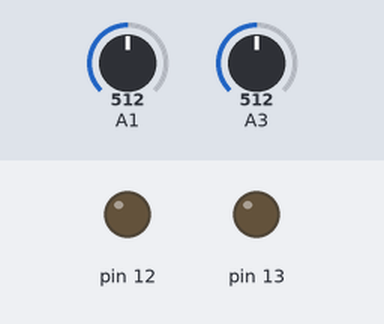
Recording of a sketch running on a simulated Arduino Uno, built with avr-gcc and run on an emulated ATmega328P. On the bench: output pins drawn as LEDs (lit = HIGH). The inputs (shaded band) are chosen by the test bench; at power-on: A1 = 512, A3 = 512. What the sketch prints to the serial monitor is not drawn.

Above: at 1.2 s.
1.3 s: A1 set to 546
3.0 s: A1 set to 569
At 4.4 s:
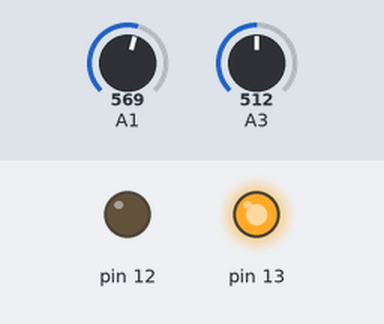
4.7 s: A3 set to 554
6.3 s: A3 set to 578
At 7.0 s:
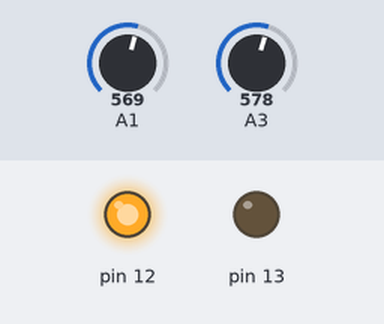
Timing chart, 0 to 8.9 s (numbered marks = the images above; inputs shaded):
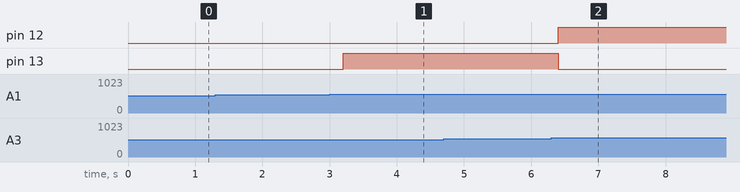

The sketch:

MyoArmWrestling.ino
```cpp
#include <TimerOne.h> // подключаем библиотеку TimerOne для задействования функций Таймера1
/* предварительно данную библиотеку надо установить, для чего скачиваем ее
на странице http://www.bitronicslab.com/guide/ , распаковываем архив и помещаем папку TimerOne
внутрь папки libraries, находящейся тут: "Мои документы/Arduino/libraries"
Подробнее о TimerOne см. тут: http://robocraft.ru/blog/arduino/614.html */

#define arrSize 32                           // размер массива оцифрованных значений для поиска в нем максимума и минимума сигнала
int sData1 = 0;                              // амплитуда размаха ЭМГ-сигнала у первого участника
int sData2 = 0;                              // амплитуда размаха ЭМГ-сигнала у второго участника
int val1[arrSize];                           // массив для хранения оцифрованных значений ЭМГ-сигнала первого участника
int val2[arrSize];                           // массив для хранения оцифрованных значений ЭМГ-сигнала второго участника
int i = 0;                                   // переменная-счётчик
int emg1 = 0;                                // переменная для хранения оцифрованного значения сигнала первого участника
int emg2 = 0;                                // переменная для хранения оцифрованного значения сигнала второго участника
int maxV1 = 0, minV1 = 0;                    // переменные для хранения максимального и минимального значений ЭМГ-сигнала в массиве val1[]
int maxV2 = 0, minV2 = 0;                    // переменные для хранения максимального и минимального значений ЭМГ-сигнала в массиве val2[]

// функция sendData вызывается каждый раз, когда срабатывает прерывание Таймера1 (проходит заданное число микросекунд)
void sendData() {
  emg1 = analogRead(A1);                     // записываем в переменную emg1 оцифрованное значение сигнала с ножки А1 на Arduino.
  emg2 = analogRead(A3);                     // записываем в переменную emg2 оцифрованное значение сигнала с ножки А3 на Arduino.
                                             // emg1, emg2 могут принимать значения в диапазоне от 0 до 1023, см. http://arduino.ru/Reference/AnalogRead
  val1[i] = map(emg1, 0, 1023, 0, 255);      // записываем в элемент массива val1[i] переменную emg1, предварительно отнормированную на диапазон значений от 0 до 255,
  val2[i] = map(emg2, 0, 1023, 0, 255);      // записываем в элемент массива val2[i] переменную emg2, предварительно отнормированную на диапазон значений от 0 до 255,
                                             // см. описание команды map:  http://arduino.ru/Reference/Map
  i++;                                       // инкрементируем (увеличиваем на 1) значение переменной-счетчика

  if (i == arrSize) {                        // если полностью заполнили массивы
    i = 0;                                   // сбрасываем значение переменной-счетчика в 0

    // Ищем максимальное и минимальное значение ЭМГ-сигнала в массивах val1[] и val2[]
    for (int k = 0; k < arrSize; k++) {      // создаем цикл for c переменной-итератором k и начинаем перебирать элементы массивов val1[] и val2[]
      if (val1[k] > maxV1)                   // если элемент массива val1[k] больше, чем значение ранее записанное в переменной для хранения максимумов maxV1,
        maxV1 = val1[k];                     // обновляем значение maxV1
      if (val1[k] < minV1)                   // если же элемент массива val1[k] меньше, чем значение ранее записанное в переменной для хранения минимумов minV1,
        minV1 = val1[k];                     // обновляем значение minV1
      if (val2[k] > maxV2)                   // если элемент массива val2[k] больше, чем значение ранее записанное в переменной для хранения максимумов maxV2,
        maxV2 = val2[k];                     // обновляем значение maxV2
      if (val2[k] < minV2)                   // если же элемент массива val2[k] меньше, чем значение ранее записанное в переменной для хранения минимумов minV2,
        minV2 = val2[k];                     // обновляем значение minV2
    }
    sData1 = maxV1 - minV1;                  // определяем максимальный размах сигнала ЭМГ, записанного в массив val1[]
    sData2 = maxV2 - minV2;                  // определяем максимальный размах сигнала ЭМГ, записанного в массив val2[]


    if (sData1 < 140 & sData2 < 140)         // если значение амплитуд у обоих участников ниже порогового (данное значение определяется экспериментально)
    {                                        // оба светодиода не горят
      digitalWrite(12, LOW);                 // данное положение соответствует раслабленному состоянию участников
      digitalWrite(13, LOW);
    }
    else if (sData2 > sData1)                // если амплитуда сигнала второго участника больше первого
    {                                        // горит светодиод (12 пин)
      digitalWrite(12, HIGH);
      digitalWrite(13, LOW);
    }
    else if (sData1 > sData2)                // если амплитуда сигнала первого участника больше второго
    {                                        // горит светодиод (13 пин)
      digitalWrite(13, HIGH);
      digitalWrite(12, LOW);
    }

    maxV1 = 0;                               // обнуляем значение переменной maxV1, в которой хранится значение максимального элемента массива val1[]
    minV1 = 0;                               // обнуляем значение переменной minV1, в которой хранится значение минимального элемента массива val1[]
    maxV2 = 0;                               // обнуляем значение переменной maxV2, в которой хранится значение максимального элемента массива val2[]
    minV2 = 0;                               // обнуляем значение переменной minV2, в которой хранится значение минимального элемента массива val2[]
  }
  //Serial.write("A1");                      // записываем в Serial-порт имя поля в программе для визуализации, куда надо выводить сигнал
  //Serial.write(val1[i]);                   // всего в этой программе 4 поля, которые имеют имена A0, A1, A2, A3 (сверху вниз, по порядку их
  //Serial.write("A3");                      // расположения в окне программы)
  //Serial.write(val2[i]);

  Serial.write(0);                           // записываем в Serial-порт номер участника, чьи данные об амплитуде передаются следом за ним
  Serial.write(sData1);                      // работая с программой на языке Python, мы в любой момент можем точно установить какого участника данные
  Serial.write(1);
  Serial.write(sData2);
  }

// функция setup вызывается однократно при запуске Arduino
void setup() {
  pinMode(13, OUTPUT);                       // инициализируем цифровые пины 12 и 13 в качестве выхода
  pinMode(12, OUTPUT);
  Serial.begin(115200);                      // инициализируем Serial-порт на скорости 115200 Кбит/c.
                                             // такую же скорость надо установить в программе для визуализации
  Timer1.initialize(8334);                   // инициализируем Таймер1, аргументом указываем интервал срабатывания - 8334 микросекунд
                                             // (1 000 000 микросекунд = 1 сек)
  Timer1.attachInterrupt(sendData);          // как только проходит 8334 микросекунд - наступает прерывание (вызывается функция sendData)

  for (int k = 0; k < arrSize; k++){
    val1[k] = 0;                             // заполняем массив val1 нулями
  }
  for (int k = 0; k < arrSize; k++){
    val2[k] = 0;                             // заполняем массив val2 нулями
  }
}

void loop(){
// а в бесконечном цикле мы ничего не делаем. Таймер1 сам будет вызывать функцию sendData через каждые 8334 микросекунд
  }
```

Measured:
- the behaviour switches between 561 and 562 on A1 (found by bisection; images 0 and 1)
- the behaviour switches between 569 and 570 on A3 (found by bisection; images 1 and 2)
- after the input at 1.3 s, every drawn part: stays the same
- after the input at 3.0 s, pin 13: LOW → HIGH after 0.20 s
- after the input at 4.7 s, every drawn part: stays the same
- after the input at 6.3 s, pin 12: LOW → HIGH after 0.10 s; pin 13: HIGH → LOW after 0.10 s
